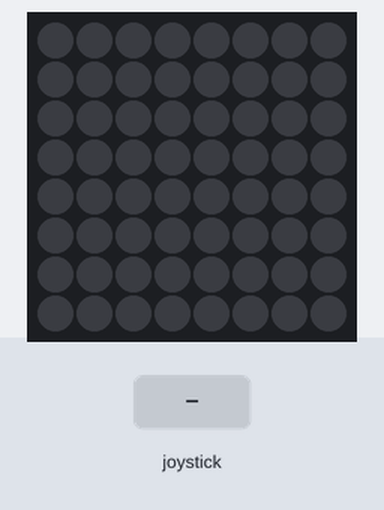
The program below on a simulated Raspberry Pi (BCM pin numbers) with a Sense HAT. Shown: the Sense HAT's 8×8 RGB LED matrix. Inputs (shaded band) come from the test bench.

Above: at 1.2 s.
1.3 s: joystick pushed up
At 1.6 s:
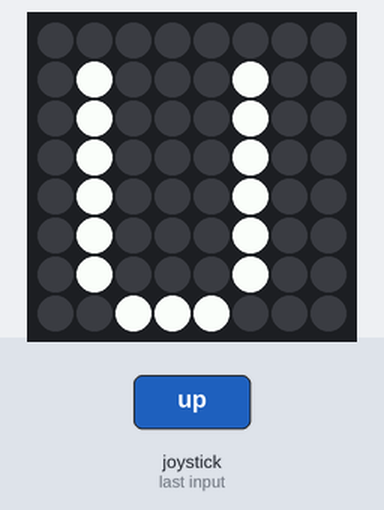
3.3 s: joystick pushed right
At 3.7 s:
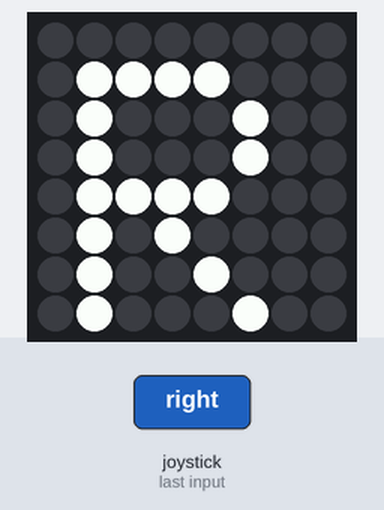
Timing chart, 0 to 6.3 s (numbered marks = the images above; inputs shaded):
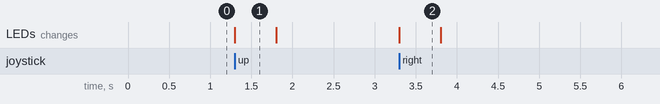

Measured:
- after the input at 1.3 s, the LEDs: change at once (image 1)
- after the input at 3.3 s, the LEDs: change at once (image 2)
- what the display in image 1 shows lasts 0.5 s, from 1.3 s to 1.8 s

The program:

text_code.py
```python
from sense_hat import SenseHat
import time

sense = SenseHat()
sense.clear()

while True:
  for event in sense.stick.get_events():
    if event.action == "pressed":
      if event.direction == "up":
        sense.show_letter("U")
      if event.direction == "down":
        sense.show_letter("D")
      if event.direction == "left":
        sense.show_letter("L")
      if event.direction == "right":
        sense.show_letter("R")
      if event.direction == "middle":
        sense.show_letter("M")
    time.sleep(0.5)
    sense.clear()
```
